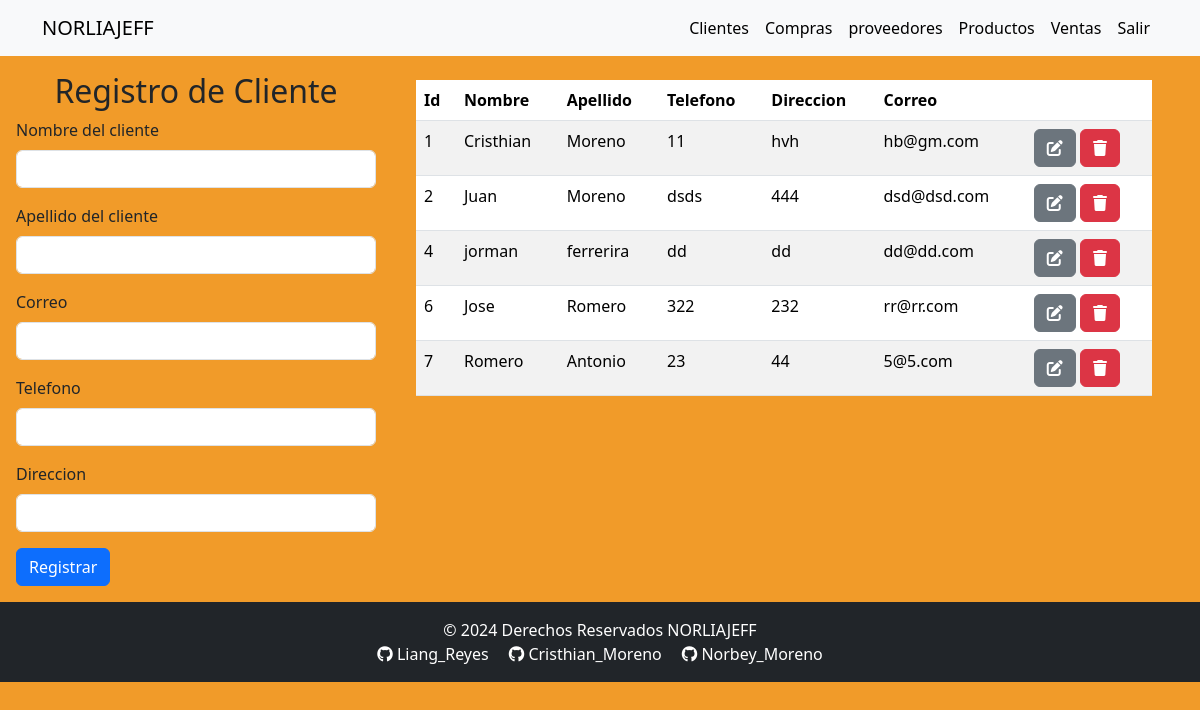
Screenshot of /templates/cliente.php (signed in) with the database file from the repository.
### tables this page shows
CREATE TABLE `cliente` (
  `ID` int NOT NULL,
  `Nombre` varchar(100) DEFAULT NULL,
  `Apellido` varchar(100) DEFAULT NULL,
  `Correo` varchar(100) DEFAULT NULL,
  `Direccion` varchar(255) DEFAULT NULL,
  `Telefono` varchar(20) DEFAULT NULL,
  `UsuarioID` int DEFAULT NULL
);

### models/Conexion.php (called while the page is built, shortened)
<?php
class Conexion {
    private $host = 'localhost';
    private $usuario = 'root';
    private $contrasena = '';
    private $base_de_datos = 'norliajeff';
    private $conn;
    public function __construct() {
        $this->conn = new mysqli($this->host, $this->usuario, $this->contrasena, $this->base_de_datos);
    }
    public function getConexion() {
        return $this->conn;
    }
}
?>

### controllers/clienteController.php (called while the page is built, shortened)
<?php
require_once '../models/cliente.php';
require_once '../models/conexion.php';
class ClienteController {
    private $db;
    public function __construct() {
        $conexion = new Conexion();
        $this->db = $conexion->getConexion();
    }
    public function obtenerTodosLosClientesPorID($usuario_id) {
        $sql = "SELECT * FROM cliente WHERE UsuarioID = ?";
        $stmt = $this->db->prepare($sql);
        $stmt->bind_param('s', $usuario_id);
        $stmt->execute();
        $resultado = $stmt->get_result();
        $clientes = [];
        while ($row = $resultado->fetch_assoc()) {
            $clientes[] = new Cliente($row['ID'], $row['Nombre'], $row['Apellido'], $row['Correo'], $row['Direccion'], $row['Telefono'], $row['UsuarioID']);
        }
        return $clientes;
    }
}

### models/cliente.php (called while the page is built, shortened)
<?php
class Cliente {
    private $ID;
    private $Nombre;
    private $Apellido;
    private $Correo;
    private $Direccion;
    private $Telefono;
    public function __construct($ID, $Nombre, $Apellido, $Correo, $Direccion, $Telefono, $UsuarioID) {
        $this->ID = $ID;
        $this->Nombre = $Nombre;
        $this->Apellido = $Apellido;
        $this->Correo = $Correo;
        $this->Direccion = $Direccion;
        $this->Telefono = $Telefono;
    }
    public function getID() {
        return $this->ID;
    }
    public function getNombre() {
        return $this->Nombre;
    }
    public function getApellido() {
        return $this->Apellido;
    }
    public function getCorreo() {
        return $this->Correo;
    }
    public function getDireccion() {
        return $this->Direccion;
    }
    public function getTelefono() {
        return $this->Telefono;
    }
}

### templates/cliente.php (the view, shortened to what this page needs)
<?php
require_once '../includes/headerLogin.php';
require_once '../controllers/clienteController.php';
$usuario_id = $_SESSION['usuario_id'];
$controller = new ClienteController();
$clientes = $controller->obtenerTodosLosClientesPorID($usuario_id);
?>
<main class="main">
    <section>
        <div class="container-fluid row">
            <form class="col-4 p-3" action="../controllers/clienteHandler.php" method="POST">
                <h2 class="text-center" id="titulo">Registro de Cliente</h2>
                <div class="mb-3">
                    <label for="exampleInputEmail1" class="form-label">Nombre del cliente</label>
                    <input type="text" class="form-control" name="nombre" required autofocus>
                </div>
                <div class="mb-3">
                    <label for="exampleInputEmail1" class="form-label">Apellido del cliente</label>
                    <input type="text" class="form-control" name="apellido" required>
                </div>
                <div class="mb-3">
                    <label for="exampleInputEmail1" class="form-label">Correo</label>
                    <input type="email" class="form-control" name="correo" required>
                </div>
                <div class="mb-3">
                    <label for="exampleInputEmail1" class="form-label">Telefono</label>
                    <input type="tel" class="form-control" name="telefono" pattern="\d{10}" maxlength="10" title="El número de teléfono debe tener 10 dígitos." oninput="this.value = this.value.replace(/[^0-9]/g, '');" required>
                </div>
                <div class="mb-3">
                    <label for="exampleInputEmail1" class="form-label">Direccion</label>
                    <input type="text" class="form-control" name="direccion" required>
                </div>
                <button type="submit" class="btn btn-primary" name="BtnRegistrar" value="OK">Registrar</button>
            </form>
            <div class="col-8 p-4">
                <div class="table-responsive">
                    <table class="table table-striped table-hover">
                        <thead>
                            <tr>
                                <th scope="col">Id</th>
                                <th scope="col">Nombre</th>
                                <th scope="col">Apellido</th>
                                <th scope="col">Telefono</th>
                                <th scope="col">Direccion</th>
                                <th scope="col">Correo</th>
                                <th scope="col"></th>
                            </tr>
                        </thead>
                        <tbody>
                            <?php if (is_array($clientes) || is_object($clientes)): ?>
                                <?php foreach ($clientes as $cliente): ?>
                                    <tr>
                                        <td><?php echo htmlspecialchars($cliente->getID()); ?></td>
                                        <td><?php echo htmlspecialchars($cliente->getNombre()); ?></td>
                                        <td><?php echo htmlspecialchars($cliente->getApellido()); ?></td>
                                        <td><?php echo htmlspecialchars($cliente->getTelefono()); ?></td>
                                        <td><?php echo htmlspecialchars($cliente->getDireccion()); ?></td>
                                        <td><?php echo htmlspecialchars($cliente->getCorreo()); ?></td>
                                        <td>
                                            <a href='actualizarCliente.php?id=<?php echo htmlspecialchars($cliente->getID()); ?>' class='btn btn-secondary'>
                                                <i class='fa-solid fa-pen-to-square'></i>
                                            </a>
                                            <a href='../controllers/clienteHandler.php?accion=eliminar&id=<?php echo htmlspecialchars($cliente->getID()); ?>' class='btn btn-danger' onclick='return confirm("¿Estás seguro de que deseas eliminar este cliente?")'>
                                                <i class='fa-solid fa-trash'></i>
                                            </a>
                                        </td>
                                    </tr>
                                <?php endforeach; ?>
                            <?php else: ?>
                                <tr><td colspan="7">No hay clientes para mostrar.</td></tr>
                            <?php endif; ?>
                        </tbody>
                    </table>
                </div>
            </div>
        </div>
    </section>
</main>
<?php
require_once '../includes/footer.php';
?>

### styles.css (style rules this page uses)
.fondo { background-color: rgb(241, 155, 41); }

### rows the page displays
cliente: ID "1", Nombre "Cristhian", Apellido "Moreno", Telefono "11", Direccion "hvh", Correo "hb@gm.com"
cliente: ID "2", Nombre "Juan", Apellido "Moreno", Telefono "dsds", Direccion "444", Correo "dsd@dsd.com"
cliente: ID "4", Nombre "jorman", Apellido "ferrerira", Telefono "dd", Direccion "dd", Correo "dd@dd.com"
cliente: ID "6", Nombre "Jose", Apellido "Romero", Telefono "322", Direccion "232", Correo "rr@rr.com"
cliente: ID "7", Nombre "Romero", Apellido "Antonio", Telefono "23", Direccion "44", Correo "5@5.com"
